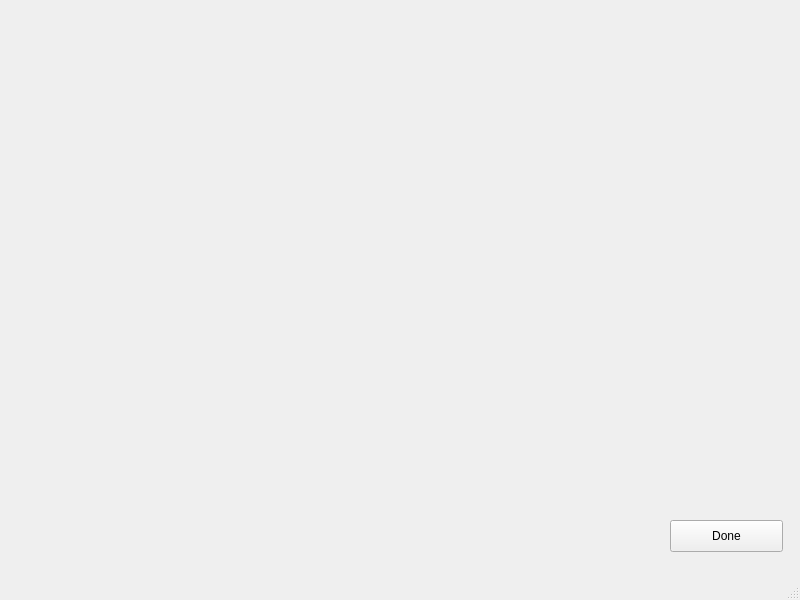
<?xml version="1.0" encoding="UTF-8"?>
<ui version="4.0">
 <class>MainWindow</class>
 <widget class="QMainWindow" name="MainWindow">
  <property name="geometry">
   <rect>
    <x>0</x>
    <y>0</y>
    <width>800</width>
    <height>600</height>
   </rect>
  </property>
  <property name="windowTitle">
   <string>MainWindow</string>
  </property>
  <widget class="QWidget" name="centralwidget">
   <widget class="QPushButton" name="pushButtonDone">
    <property name="geometry">
     <rect>
      <x>670</x>
      <y>520</y>
      <width>113</width>
      <height>32</height>
     </rect>
    </property>
    <property name="text">
     <string>Done</string>
    </property>
   </widget>
  </widget>
  <widget class="QMenuBar" name="menubar">
   <property name="geometry">
    <rect>
     <x>0</x>
     <y>0</y>
     <width>800</width>
     <height>22</height>
    </rect>
   </property>
  </widget>
  <widget class="QStatusBar" name="statusbar"/>
 </widget>
 <resources/>
 <connections/>
</ui>
